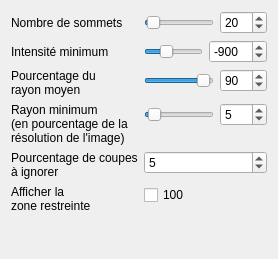
           <widget class="QWidget" name="page_9">
            <property name="geometry">
             <rect>
              <x>0</x>
              <y>0</y>
              <width>278</width>
              <height>259</height>
             </rect>
            </property>
            <attribute name="label">
             <string>Zone restreinte</string>
            </attribute>
            <layout class="QFormLayout" name="formLayout_5">
             <item row="0" column="0">
              <widget class="QLabel" name="label_19">
               <property name="font">
                <font>
                 <weight>50</weight>
                 <bold>false</bold>
                </font>
               </property>
               <property name="text">
                <string>Nombre de sommets</string>
               </property>
              </widget>
             </item>
             <item row="0" column="1">
              <layout class="QHBoxLayout" name="horizontalLayout_30">
               <item>
                <widget class="QSlider" name="_sliderRestrictedAreaResolution">
                 <property name="minimum">
                  <number>3</number>
                 </property>
                 <property name="maximum">
                  <number>500</number>
                 </property>
                 <property name="value">
                  <number>20</number>
                 </property>
                 <property name="orientation">
                  <enum>Qt::Horizontal</enum>
                 </property>
                </widget>
               </item>
               <item>
                <widget class="QSpinBox" name="_spinRestrictedAreaResolution">
                 <property name="font">
                  <font>
                   <weight>50</weight>
                   <bold>false</bold>
                  </font>
                 </property>
                 <property name="minimum">
                  <number>3</number>
                 </property>
                 <property name="maximum">
                  <number>500</number>
                 </property>
                 <property name="singleStep">
                  <number>10</number>
                 </property>
                 <property name="value">
                  <number>20</number>
                 </property>
                </widget>
               </item>
              </layout>
             </item>
             <item row="1" column="0">
              <widget class="QLabel" name="label_21">
               <property name="font">
                <font>
                 <weight>50</weight>
                 <bold>false</bold>
                </font>
               </property>
               <property name="text">
                <string>Intensité minimum</string>
               </property>
              </widget>
             </item>
             <item row="1" column="1">
              <layout class="QHBoxLayout" name="horizontalLayout_16">
               <item>
                <widget class="QSlider" name="_sliderRestrictedAreaThreshold">
                 <property name="minimum">
                  <number>-3024</number>
                 </property>
                 <property name="maximum">
                  <number>3024</number>
                 </property>
                 <property name="singleStep">
                  <number>5</number>
                 </property>
                 <property name="value">
                  <number>-900</number>
                 </property>
                 <property name="orientation">
                  <enum>Qt::Horizontal</enum>
                 </property>
                </widget>
               </item>
               <item>
                <widget class="QSpinBox" name="_spinRestrictedAreaThreshold">
                 <property name="font">
                  <font>
                   <weight>50</weight>
                   <bold>false</bold>
                  </font>
                 </property>
                 <property name="minimum">
                  <number>-3024</number>
                 </property>
                 <property name="maximum">
                  <number>3024</number>
                 </property>
                 <property name="singleStep">
                  <number>5</number>
                 </property>
                 <property name="value">
                  <number>-900</number>
                 </property>
                </widget>
               </item>
              </layout>
             </item>
             <item row="2" column="0">
              <widget class="QLabel" name="label_25">
               <property name="font">
                <font>
                 <weight>50</weight>
                 <bold>false</bold>
                </font>
               </property>
               <property name="text">
                <string>Pourcentage du
rayon moyen</string>
               </property>
              </widget>
             </item>
             <item row="2" column="1">
              <layout class="QHBoxLayout" name="horizontalLayout_11">
               <item>
                <widget class="QSlider" name="_sliderRestrictedAreaPercentage">
                 <property name="font">
                  <font>
                   <weight>50</weight>
                   <bold>false</bold>
                  </font>
                 </property>
                 <property name="maximum">
                  <number>100</number>
                 </property>
                 <property name="value">
                  <number>95</number>
                 </property>
                 <property name="orientation">
                  <enum>Qt::Horizontal</enum>
                 </property>
                </widget>
               </item>
               <item>
                <widget class="QSpinBox" name="_spinRestrictedAreaPercentage">
                 <property name="font">
                  <font>
                   <weight>50</weight>
                   <bold>false</bold>
                  </font>
                 </property>
                 <property name="maximum">
                  <number>100</number>
                 </property>
                 <property name="value">
                  <number>90</number>
                 </property>
                </widget>
               </item>
              </layout>
             </item>
             <item row="3" column="0">
              <widget class="QLabel" name="label_51">
               <property name="text">
                <string>Rayon minimum
(en pourcentage de la
résolution de l'image)</string>
               </property>
              </widget>
             </item>
             <item row="3" column="1">
              <layout class="QHBoxLayout" name="horizontalLayout_43">
               <item>
                <widget class="QSlider" name="_sliderRestrictedAreaMinimumRadius">
                 <property name="maximum">
                  <number>100</number>
                 </property>
                 <property name="value">
                  <number>5</number>
                 </property>
                 <property name="orientation">
                  <enum>Qt::Horizontal</enum>
                 </property>
                </widget>
               </item>
               <item>
                <widget class="QSpinBox" name="_spinRestrictedAreaMinimumRadius">
                 <property name="maximum">
                  <number>100</number>
                 </property>
                 <property name="value">
                  <number>5</number>
                 </property>
                </widget>
               </item>
              </layout>
             </item>
             <item row="5" column="0">
              <widget class="QLabel" name="label_20">
               <property name="font">
                <font>
                 <weight>50</weight>
                 <bold>false</bold>
                </font>
               </property>
               <property name="text">
                <string>Afficher la
zone restreinte</string>
               </property>
              </widget>
             </item>
             <item row="5" column="1">
              <widget class="QCheckBox" name="_checkRadiusAroundPith">
               <property name="font">
                <font>
                 <weight>50</weight>
                 <bold>false</bold>
                </font>
               </property>
               <property name="text">
                <string>100</string>
               </property>
              </widget>
             </item>
             <item row="4" column="0">
              <widget class="QLabel" name="label_34">
               <property name="text">
                <string>Pourcentage de coupes
à ignorer</string>
               </property>
              </widget>
             </item>
             <item row="4" column="1">
              <widget class="QSpinBox" name="_spinPercentageOfSlicesToIgnore">
               <property name="maximum">
                <number>100</number>
               </property>
               <property name="value">
                <number>5</number>
               </property>
              </widget>
             </item>
            </layout>
           </widget>
